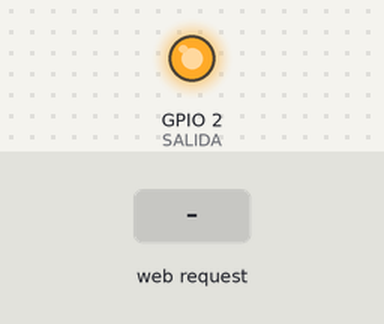
This sketch was run on a simulated ESP32. Shown: output pins drawn as LEDs (lit = HIGH). Inputs (shaded band) come from the test bench. What the sketch prints to the serial monitor is not drawn.

Above: at 1.2 s.
1.3 s: HTTP request GET /on received
At 2.1 s:
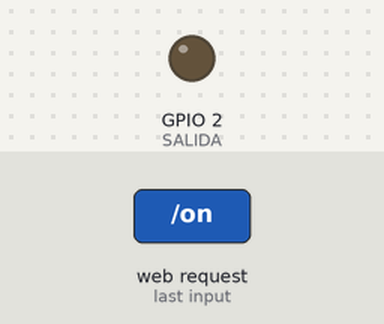
2.8 s: HTTP request GET /off received
At 3.2 s:
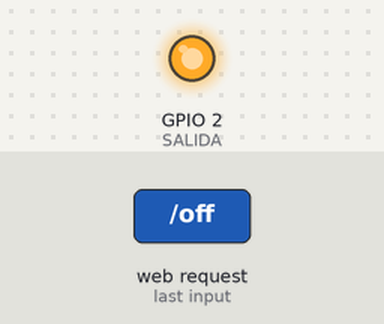
Timing chart, 0 to 5.8 s (numbered marks = the images above; inputs shaded):
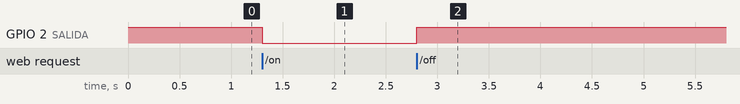

Measured:
- after the input at 1.3 s, GPIO 2 (SALIDA): HIGH → LOW at once
- after the input at 2.8 s, GPIO 2 (SALIDA): LOW → HIGH at once

The sketch:

pagina-web.ino
```cpp
#include <WiFi.h>
#include <WebServer.h>

WebServer server(80);
const int SENSOR = A0;
const int SALIDA = LED_BUILTIN;
const int ENCENDIDO = LOW;
const int APAGADO = HIGH;

void handleRoot() {
  int v = analogRead(SENSOR);
  String html = "<html><head>"
    "<meta name='viewport' content='width=device-width'>"
    "<meta http-equiv='refresh' content='2'>"
    "</head><body><h1>Detector de asistencia</h1>"
    "<p>Sensor: " + String(v) + "</p>"
    "<p><a href='/on'>Encender</a> <a href='/off'>Apagar</a></p>"
    "</body></html>";
  server.send(200, "text/html", html);
}

void setup() {
  Serial.begin(115200);
  pinMode(SALIDA, OUTPUT);
  digitalWrite(SALIDA, APAGADO);

  WiFi.softAP("Detector-Asistencia", "12345678");
  Serial.println(WiFi.softAPIP());

  server.on("/", handleRoot);
  server.on("/on", []() {
    digitalWrite(SALIDA, ENCENDIDO);
    server.sendHeader("Location", "/");
    server.send(303);
  });
  server.on("/off", []() {
    digitalWrite(SALIDA, APAGADO);
    server.sendHeader("Location", "/");
    server.send(303);
  });
  server.begin();
}

void loop() {
  server.handleClient();
}
```
